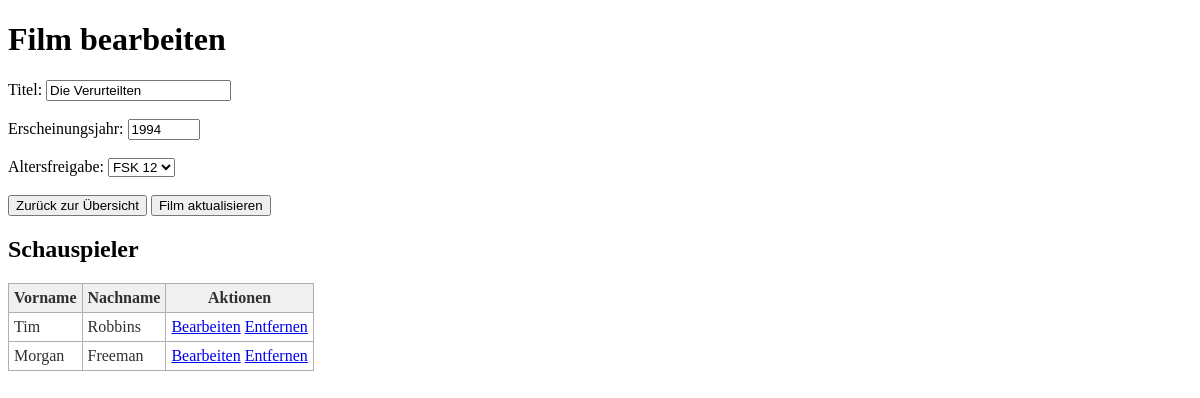
Page /edit_film.php?id=4 on the committed database.
### tables this page shows
CREATE TABLE `tbl_films` (
  `FilmID` int(11) NOT NULL,
  `Title` varchar(255) DEFAULT NULL,
  `ReleaseYear` int(11) DEFAULT NULL,
  `FskID` int(11) DEFAULT NULL
);

CREATE TABLE `tbl_actors` (
  `ActorID` int(11) NOT NULL,
  `FirstName` varchar(255) DEFAULT NULL,
  `LastName` varchar(255) DEFAULT NULL
);

### film_functions.php (called while the page is built, shortened)
<?php
require_once 'db_connect.php';
function retrieveFilm(int $filmId): array
{
    global $conn;
    $sql = "SELECT f.*, fs.AgeLimit AS AgeLimit,
    GROUP_CONCAT(CONCAT(s.FirstName, ' ', s.LastName) SEPARATOR ', ') AS Actors
    FROM tbl_films f
    LEFT JOIN tbl_agelimit fs ON f.FSKID = fs.FSKID
    LEFT JOIN tbl_film_actor fa ON f.FilmId = fa.FilmId
    LEFT JOIN tbl_actors s ON fa.ActorID = s.ActorID
    WHERE f.FilmId = ?
    GROUP BY f.FilmId";
    $stmt = $conn->prepare($sql);
    $stmt->bind_param("i", $filmId);
    $stmt->execute();
    $result = $stmt->get_result();
    return $result->fetch_assoc();
}

### actor_functions.php (called while the page is built, shortened)
<?php
require_once 'db_connect.php';
function retrieveActors(int $filmId): array
{
    global $conn;
    $sql = "SELECT a.ActorID, a.FirstName, a.LastName FROM tbl_actors a
            INNER JOIN tbl_film_actor fa ON a.ActorID = fa.ActorID
            WHERE fa.FilmID = ?";
    $stmt = $conn->prepare($sql);
    $stmt->bind_param("i", $filmId);
    $stmt->execute();
    $result = $stmt->get_result();
    return $result->fetch_all(MYSQLI_ASSOC);
}

### edit_film.php (the view, shortened to what this page needs)
<?php
require_once 'db_connect.php';
require_once 'actor_functions.php';
require_once 'film_functions.php';
$filmId = $_GET["id"] ?? null;
$filmData = retrieveFilm($filmId);
?>
<!DOCTYPE html>
<html lang="de">
<head>
    <link rel="stylesheet" href="styles.css">
</head>
<body>
<h1>Film bearbeiten</h1>
<?php if ($filmData) : ?>
    <form method="post">
        <div>
            <label for="title">Titel:</label>
            <input type="text" id="title" name="title" value="<?= $filmData["Title"] ?>">
        </div>
        <br>
        <div>
            <label for="year">Erscheinungsjahr:</label>
            <input type="number" id="year" name="year" min="1900" max="2100" value="<?= $filmData["ReleaseYear"] ?>"><br>
        </div>
        <br>
        <div>
            <label for="ageLimit">Altersfreigabe:</label>
            <select id="ageLimit" name="ageLimit">
                <option value="12" <?= $filmData["FskID"] == 3 ? "selected" : "" ?>>FSK 12</option>
            </select>
        </div>
        <br>
        <div>
            <button type="button" onclick="window.location.href='index.php'">Zurück zur Übersicht</button>
            <input type="submit" value="Film aktualisieren">
        </div>
    </form>
<?php else : ?>
    <p>Der Film konnte nicht gefunden werden.</p>
<?php endif; ?>
<h2>Schauspieler </h2>
<?php if ($filmData) : ?>
    <table>
        <tr>
            <th>Vorname</th>
            <th>Nachname</th>
            <th>Aktionen</th>
        </tr>
        <?php
        $actors = retrieveActors($filmData["FilmID"]);
        foreach ($actors as $actor) : ?>
            <tr>
                <td><?= $actor["FirstName"] ?></td>
                <td><?= $actor["LastName"] ?></td>
                <td>
                    <a href="edit_actor.php?id=<?= $actor['ActorID']; ?>">Bearbeiten</a>
                    <a href="?action=unlink_actor&actor_id=<?= $actor['ActorID']; ?>&film_id=<?= $filmId; ?>"
                       onclick="return confirm('Sind Sie sicher, dass Sie diesen Schauspieler löschen möchten?');">Entfernen</a>
                </td>
            </tr>
        <?php endforeach; ?>
    </table>
<?php endif; ?>
</body>
</html>

### styles.css (style rules this page uses)
table { border:1px solid #b3adad; border-collapse:collapse; padding:5px; }
table th { border:1px solid #b3adad; padding:5px; background: #f0f0f0; color: #313030; }
table td { border:1px solid #b3adad; text-align:left; padding:5px; background: #ffffff; color: #313030; }

### rows in the picture
tbl_films: title "Die Verurteilten", year "1994", ageLimit "FSK 12"
tbl_actors: FirstName "Tim", LastName "Robbins"
tbl_actors: FirstName "Morgan", LastName "Freeman"
